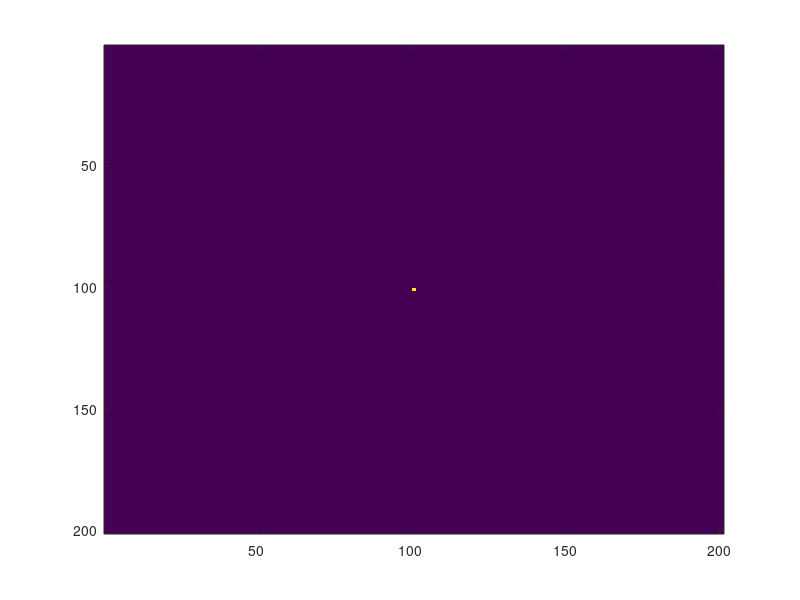

MATLAB code for this plot:
% -------------------------------------------------------------------------
function S = my_sphere( r )
% Make an sphere x^2 + y^2 + z^2 <= r^2
% Given a raious make an sphere insede a cube

if nargin == 0
    r = 100 ; % Radious in pixels
end
% Define domain
x = -r:1:r;
% y = 0:1:10;
% z = 0:1:10;
% [X,Y,Z] = meshgrid(x,y,z);
[X,Y,Z] = meshgrid(x);
S = X.^2 + Y.^2 + Z.^2 <= r^2 ;

% k = 1
% figure,
%     imagesc(G(:,:,k))
   
if nargout == 0
    figure,
    for k = 1 :  size(S,3)    
        imagesc(S(:,:,k))
        drawnow
        pause(.1)
    end
    S = [] ;
end

end
% -------------------------------------------------------------------------